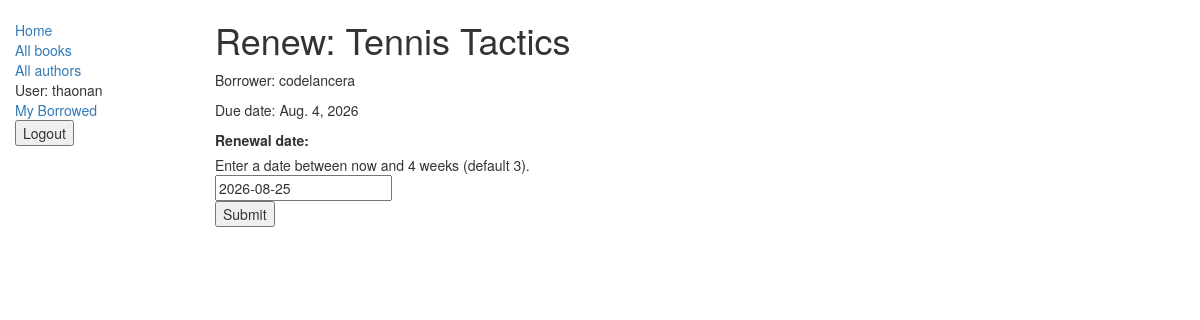
/catalog/book/a103a5b3-7d7f-4ad2-93c6-04ac33cd5fe1/renew/ (signed in), run on an earlier commit of the app's database.
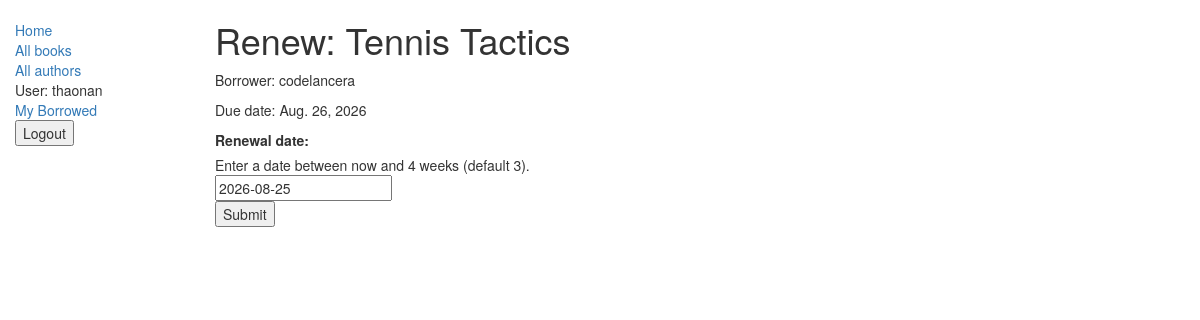
And on a later commit of the database.
### catalog/models.py (models this page shows, shortened)
class BookInstance(models.Model):
    id = models.UUIDField(
        primary_key=True,
        default=uuid.uuid4,
        help_text="Unique ID for this particular book"
    )
    book = models.ForeignKey(
        "Book",
        on_delete=models.SET_NULL,
        null=True
    )
    imprint = models.CharField(max_length=200)
    due_back = models.DateField(
        null=True,
        blank=True
    )
    LOAN_STATUS = (
        ("m", "Maintenance"),
        ("o", "On loan"),
        ("a", "Available"),
        ("r", "Reserved"),
    )
    status = models.CharField(
        max_length=1,
        choices=LOAN_STATUS,
        blank=True,
        default="m",
        help_text="Book availability"
    )
    class Meta:
        ordering = ["due_back"]
        permissions = (("can_mark_returned", "Set book as returned"),)
    borrower = models.ForeignKey(User, on_delete=models.SET_NULL, null=True, blank=True)
    @property
    def is_overdue(self):
        if self.due_back and date.today() > self.due_back:
            return True
        return False

class Book(models.Model):
    title = models.CharField(max_length=200)
    author = models.ForeignKey(
        "Author",
        on_delete=models.SET_NULL,
        null=True
    )
    summary = models.TextField(
        max_length=1000,
        help_text="Enter a brief description of the book"
    )
    isbn = models.CharField(
        "ISBN",
        max_length=13,
        help_text="13 Character ISBN number"
    )
    genre = models.ManyToManyField(
        Genre,
        help_text="Select a genre for this book"
    )
    def display_genre(self):    # 这他妈啥机制啊
        """
        Creates a string for the genre, This is required to display genre in Admin
        """
        return ', '.join([ genre.name for genre in self.genre.all()[:3] ])
    display_genre.short_description = 'Genre'   # 这又是在干啥

### catalog/views.py (the view)
# urls.py: path('book/<uuid:pk>/renew/', views.renew_book_librarian, name='renew-book-librarian')
@permission_required('catalog.can_mark_returned')   # 这是啥
def renew_book_librarian(request, pk):
    book_inst = get_object_or_404(BookInstance, pk=pk)  # 尼玛这个BookInstance是个类名吗
    if request.method == 'POST':
        form = RenewBookForm(request.POST)
        if form.is_valid():
            book_inst.due_back = form.cleaned_data['renewal_date']
            book_inst.save() # 更新信息
            return HttpResponseRedirect(reverse('my-borrowed'))
    else:   # 如果这是个GET请求（来请求获得default form）
        proposed_renewal_date = datetime.date.today() + datetime.timedelta(weeks=3)
        form = RenewBookForm(initial={
            'renewal_date' : proposed_renewal_date,
        })
    return render(request,
                  'catalog/book_renew_librarian.html',
                  {'form' : form, 'bookinst': book_inst}
                  )

### catalog/forms.py (shortened to what this page needs)
class RenewBookForm(forms.Form):
    renewal_date = forms.DateField(help_text="Enter a date between now and 4 weeks (default 3).")

### catalog/templates/catalog/book_renew_librarian.html (shortened to what this page needs)
{% extends "base_generic.html" %}
{% block content %}
  <h1>Renew: {{bookinst.book.title}}</h1>
  <p>Borrower: {{bookinst.borrower}}</p>
  <p{% if bookinst.is_overdue %} class="text-danger"{% endif %}>Due date: {{bookinst.due_back}}</p>
  <form action="" method="post">
    <table>
      {{ form }}
    </table>
    <input type="submit" value="Submit" />
  </form>
{% endblock %}

What changed in the data, as far as the page shows it:
changed BookInstance "Tennis Tactics": due_back "Aug. 4, 2026" → "Aug. 26, 2026"
